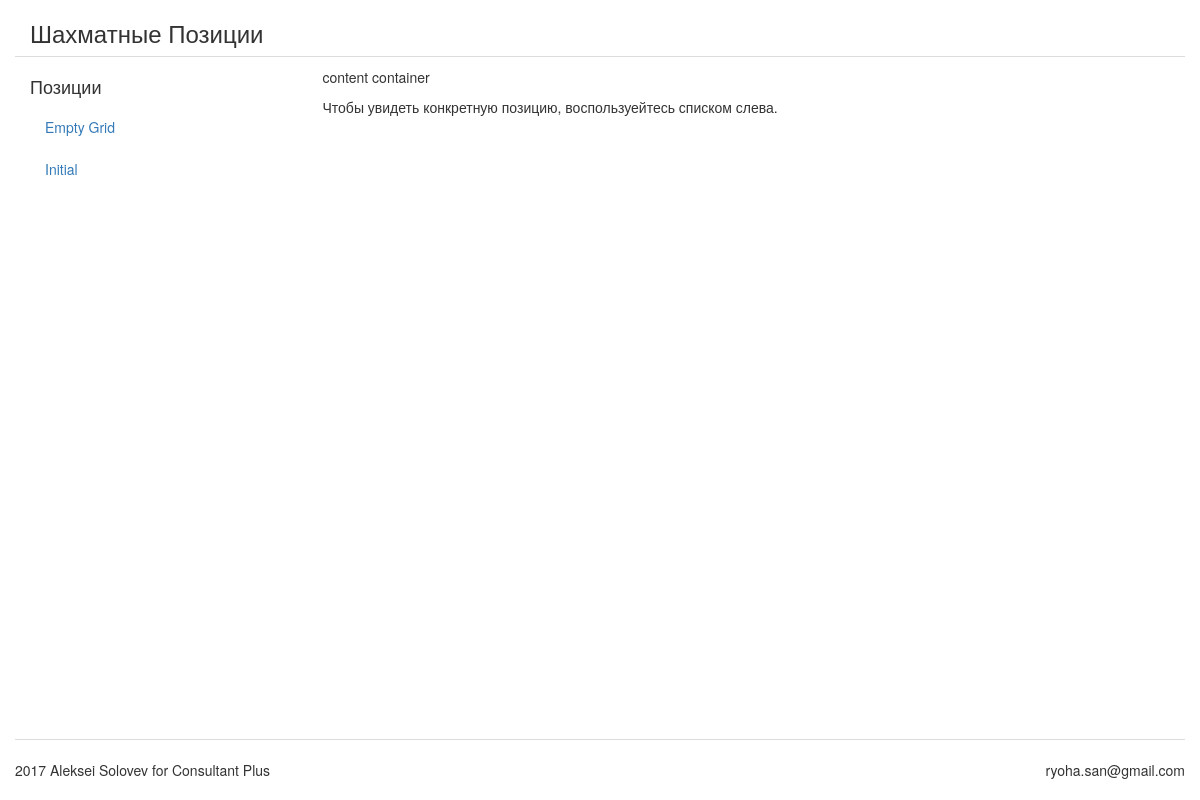
Before: / with the older database file.
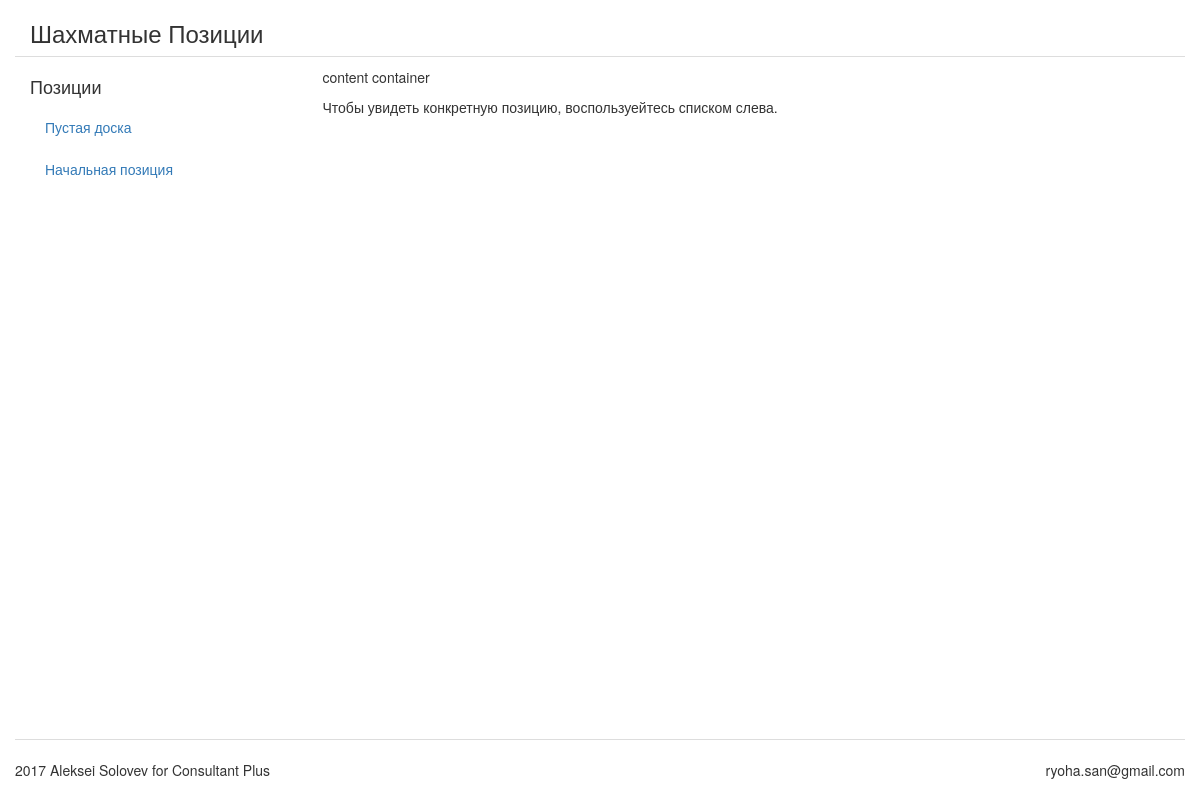
After: the same page with the newer database file.
### tables this page shows
CREATE TABLE IF NOT EXISTS `chess_position` (
  `id` INT UNSIGNED NOT NULL AUTO_INCREMENT,
  `name` VARCHAR(64) NOT NULL,
  PRIMARY KEY (`id`));

### app/View/ViewAbstract.php (called while the page is built, shortened)
<?php
abstract class ViewAbstract
{
    public $pageTemplate;
    public $viewTemplate;
    public $viewData = [];
    public function parseViewTemplate($data = [])
    {
        include 'app/tpl/'.$this->viewTemplate;
        return ob_get_clean();
    }
    public function parsePageTemplate($data = [])
    {
        include 'app/tpl/'.$this->pageTemplate;
        return ob_get_clean();
    }
    public function getViewData($key = '')
    {
        if (!$key) {
            return (array)$this->viewData;
        } elseif (isset($this->viewData[$key])) {
            return $this->viewData[$key];
        }
    }
    public function addViewData($key, $val)
    {
        $this->viewData[$key] = $val;
    }
}

### app/Model/ChessCollection.php (called while the page is built, shortened)
<?php
class ChessCollection
{
    protected $_items = [];
    protected function _getConn()
    {
        return Db::getInstance()->getConn();
    }
    public function load()
    {
        $dbh = $this->_getConn();
        $sql = 'SELECT id, name from chess_position limit ' . self::DEFAULT_MAX_COLLECTION;
        $sth = $dbh->prepare($sql);
        $sth->execute();
        while ($row = $sth->fetch(\PDO::FETCH_ASSOC)) {
            $item = new Chess();
            $item->setId($row['id'])->setName($row['name']);
            $this->_items[] = $item;
        }
        return $this;
    }
    public function getItems()
    {
        return (array)$this->_items;
    }
}

### app/Controller/Index.php (called while the page is built, shortened)
<?php
class Index
{
    function indexAction()
    {
        $this->_view = new View\Index\Index();
        $this->_view->generate();
    }
}

### app/Core/Router.php (called while the page is built, shortened)
<?php
class Router
{
    public static function run()
    {
        try {
            $controller = new $controllerClass;
            $actionName = self::getAction();
            $actionMethod = $actionName.'Action';
            $controller->$actionMethod();
        } catch (Exception\Router404 $e) {
            Router::ErrorPage404();
        }
    }
    public static function getAction()
    {
        $res = Request::getParam('a');
        $res = preg_replace('/[^a-z0-9\_]/i', '', $res);
        if (!$res) {
            return self::DEFAULT_ACTION;
        }
        return $res;
    }
}

### bootstrap/bootstrap.php (called while the page is built, shortened)
<?php
Router::run();

### public/index.php (called while the page is built)
<?php
require_once '../bootstrap/bootstrap.php';

### app/Model/Chess.php (called while the page is built, shortened)
<?php
class Chess
{
    protected $_id;
    protected $_name;
    public function setId($val)
    {
        $this->_id = (int)$val;
        return $this;
    }
    public function setName($val)
    {
        $this->_name = (string)$val;
        return $this;
    }
    public function getName()
    {
        return (string)$this->_name;
    }
    public function getLink()
    {
        return sprintf('index.php?c=index&a=view&id=%s', $this->_id);
    }
}

### app/tpl/page.php (the view, shortened to what this page needs)
<!DOCTYPE html>
<html lang="en">
<head>
    <link rel="stylesheet" href="https://maxcdn.bootstrapcdn.com/bootstrap/3.3.7/css/bootstrap.min.css">
    <link rel="stylesheet" href="https://maxcdn.bootstrapcdn.com/bootstrap/3.3.7/css/bootstrap-theme.min.css">
    <link href="static/style.css" rel="stylesheet" type="text/css">
</head>
<body>
<div id="wrapper">
    <header id="header" class="container">
        <h3>Шахматные Позиции</h3>
    </header>
    <div class="container" role="main">
        <div class="row">
            <div class="col-sm-3 sidebar">
                <div>
                    <h4>Позиции</h4>
                    <?php
                    $collection = $this->getViewData('chessPositions');
                    if ($collection instanceof app\Model\ChessCollection && count($collection->getItems())) {
                        echo '<ul class="nav nav-pills nav-stacked">', PHP_EOL;
                        foreach ($collection->getItems() as $item) {
                            echo sprintf('<li><a href="%s">%s</a></li>', $item->getLink(), $item->getName()), PHP_EOL;
                        }
                        echo '</ul>', PHP_EOL;
                    }
                    ?>
                </div>
            </div>
            <div class="col-sm-9" id="content">
                <p>content container</p>
                <?php echo $this->parseViewTemplate() ?>
            </div>
        </div>
    </div>
</div>
<footer id="footer">
    <div class="container">
        <div class="row">
            <div class="copyrights col-sm-9">2017 Aleksei Solovev for Consultant Plus</div>
            <div class="contacts col-sm-3">ryoha.san@gmail.com</div>
        </div>
    </div>
</footer>
</body>
</html>

### app/View/Index/Index.php (shortened to what this page needs)
<?php
class Index extends ViewAbstract
{
    function generate($data = [], $viewTemplate = '', $pageTemplate = '')
    {
        $chessCollection = (new ChessCollection())->load();
        echo $this->parsePageTemplate();
    }
}

### app/tpl/index/index.php (shortened to what this page needs)
<p class="description">Чтобы увидеть конкретную позицию, воспользуейтесь списком слева.</p>

### public/static/style.css (style rules this page uses)
html { position: relative; min-height: 100%; }
body { min-height: 100%; margin-bottom: 60px; }
#wrapper { min-height: 100%; height: auto; }
header#header { margin-bottom: 10px; border-bottom: 1px solid #dddddd; }
footer#footer { width: 100%; min-height: 60px; position: absolute; bottom: 0; }
footer#footer > .container { padding: 20px 0; border-top: 1px solid #dddddd; }
footer#footer .contacts { text-align: right; }
footer#footer .copyrights { text-align: left; }

Changed rows visible on the page:
changed chess_position: name "Empty Grid" → "Пустая доска"
changed chess_position: name "Initial" → "Начальная позиция"
